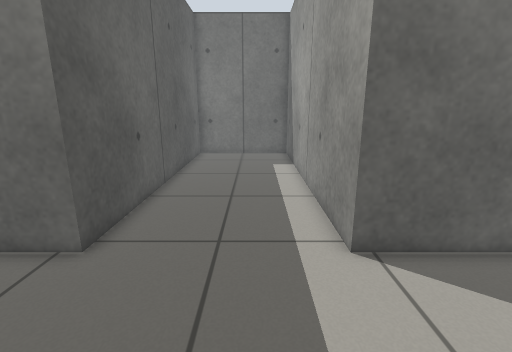
View 1 (above)

12 first-person views from a walk through a world built for the Gazebo simulator. The camera is 0.9 m above the floor, tilts 14° down and sees 85° across. The floor is counted in squares, 0.25 m on a side. Each view is taken from the middle of a square. On the plan, view 1 faces up. The plan holds only what a view shows up to about 20 squares ahead; the rest is blank.

View 2
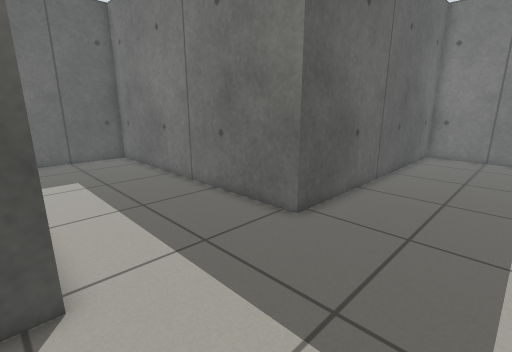

View 3
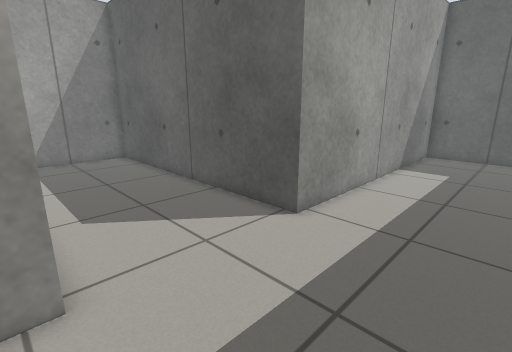

View 4
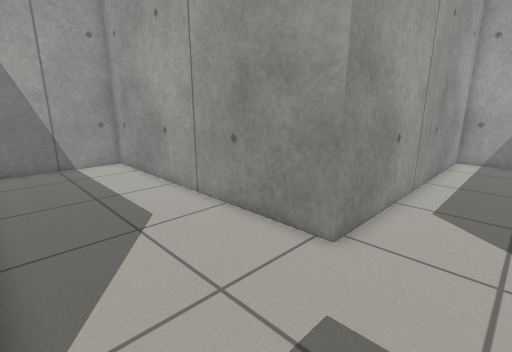

View 5
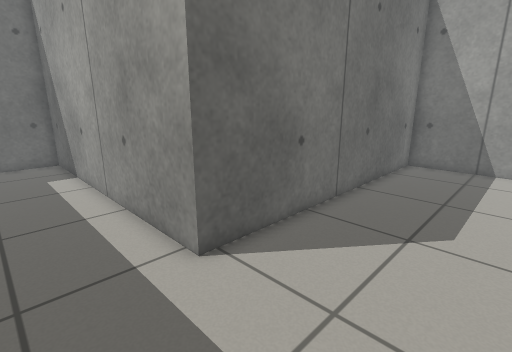

View 6
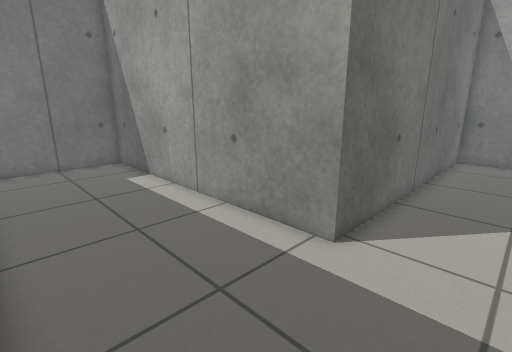

View 7
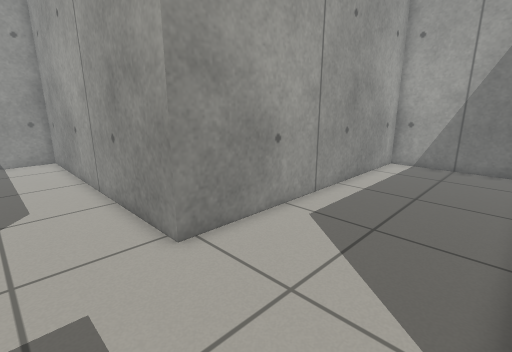

View 8
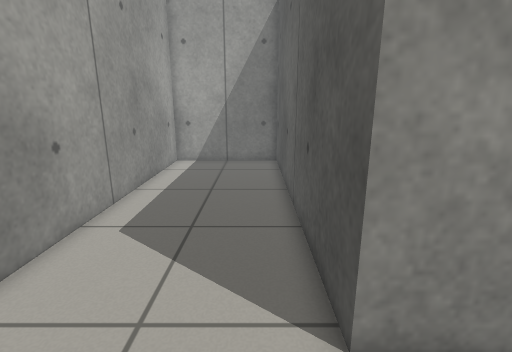

View 9
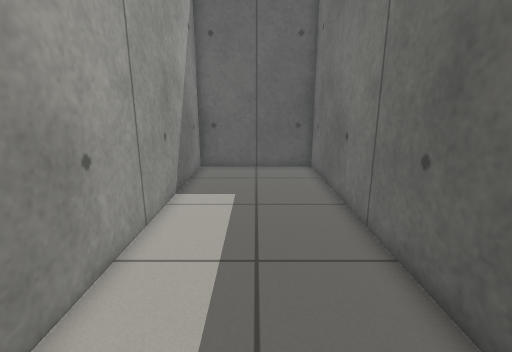

View 10
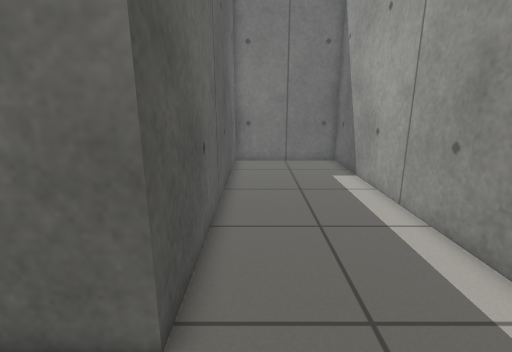

View 11
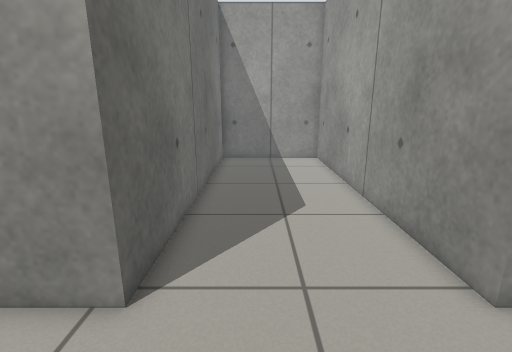

View 12
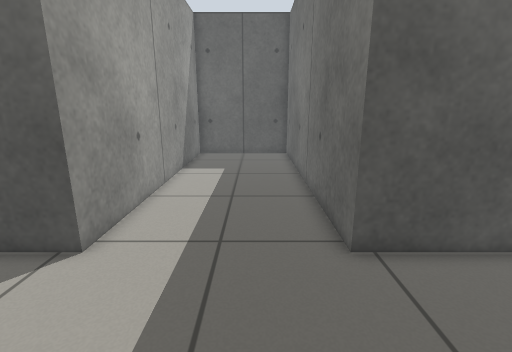

### Floor plan
Points are (right, up) in squares from view 1. A wall is a line through its corners. A room is listed if a view was taken in it or the views show most of it. See-through windows are left out.
Room 1 (views 1, 2, 3, 4, 5, 6, 7, 8, 9, 10, 11, 12)
walls: (-4.4, -0.4) (-4.4, -15.8) (2.4, -15.8) (2.4, -0.4) (17.8, -0.4) (17.8, 6.4) (2.4, 6.4) (2.4, 21.8) (-4.4, 21.8) (-4.4, 6.4) (-19.8, 6.4) (-19.8, -0.4) (-4.4, -0.4)

Positions as (right, up) in squares from view 1, and headings:
1: (0, 0), facing up
2: (1, -1), facing up-left
3: (3, 5), facing down-left
4: (-1, 6), facing down-right
5: (-1, 1), facing up-right
6: (-4, 3), facing up-right
7: (-4, 3), facing down-right
8: (-3, 3), facing down
9: (-3, 3), facing left
10: (-3, 3), facing up
11: (-2, 4), facing right
12: (2, 4), facing left
